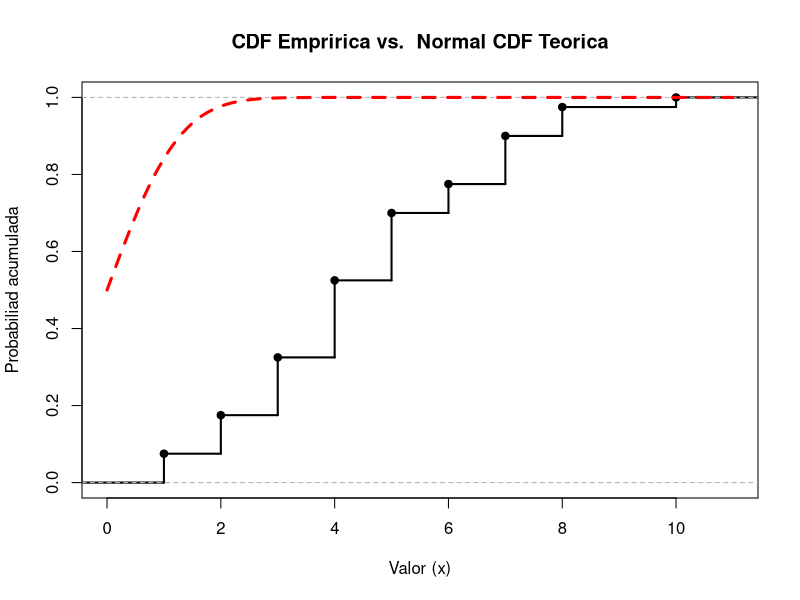
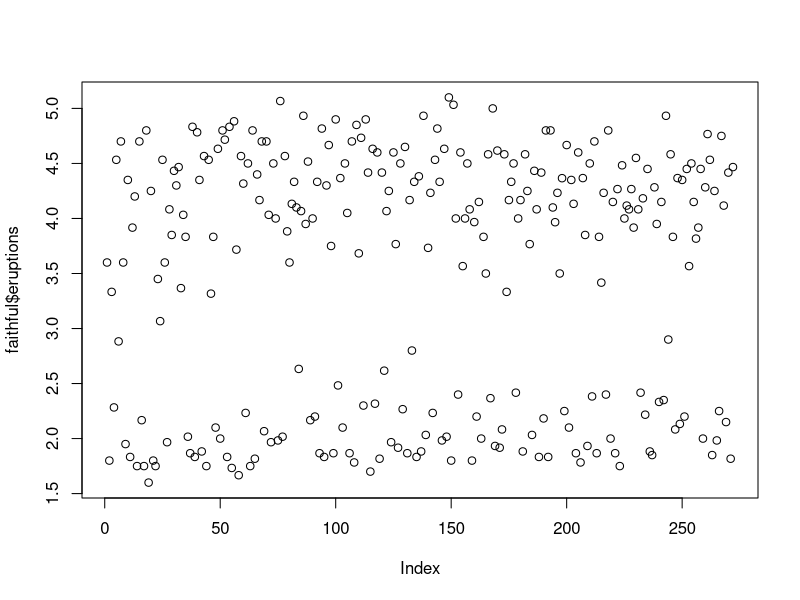
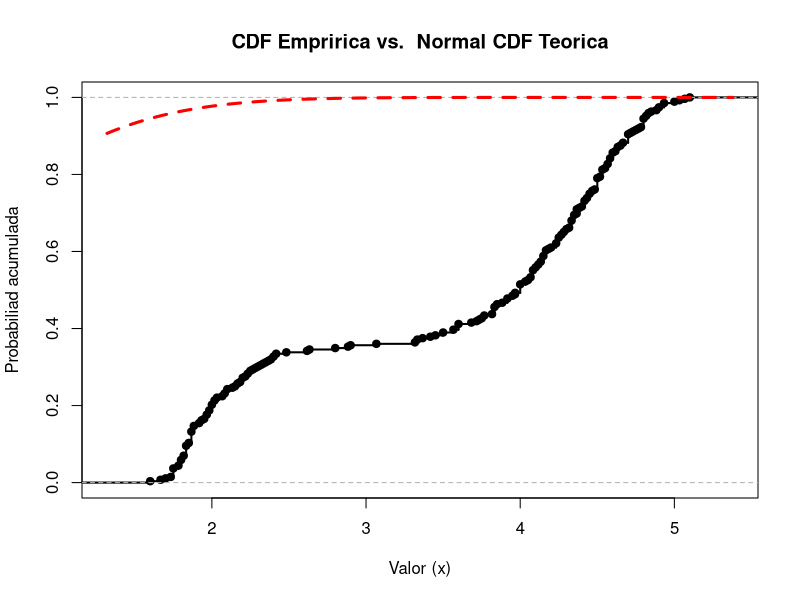
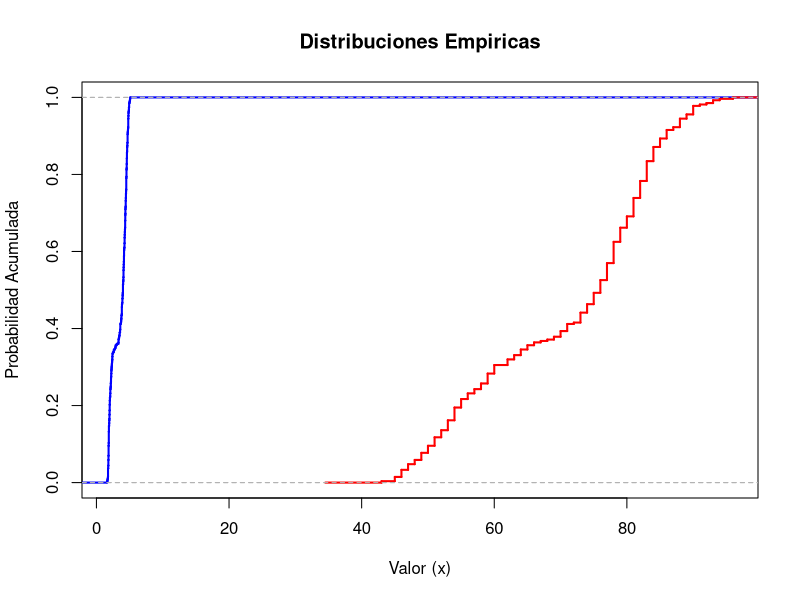
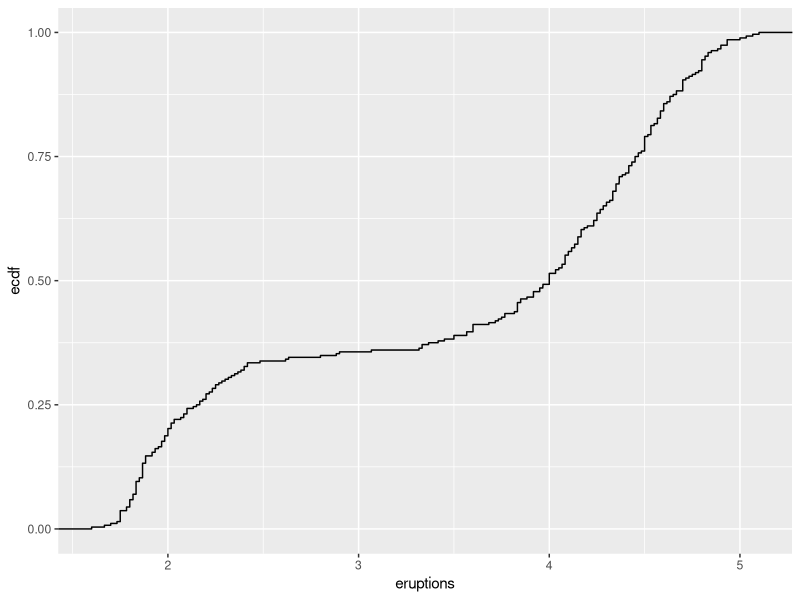
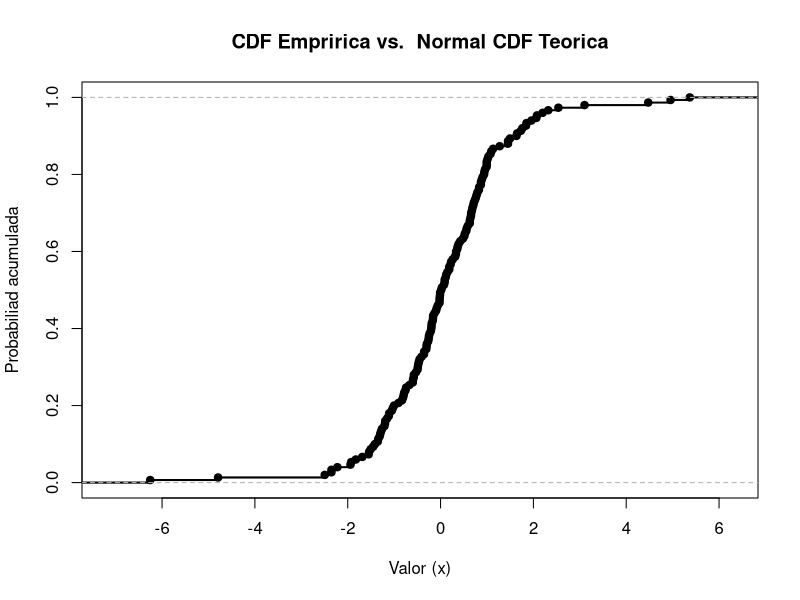
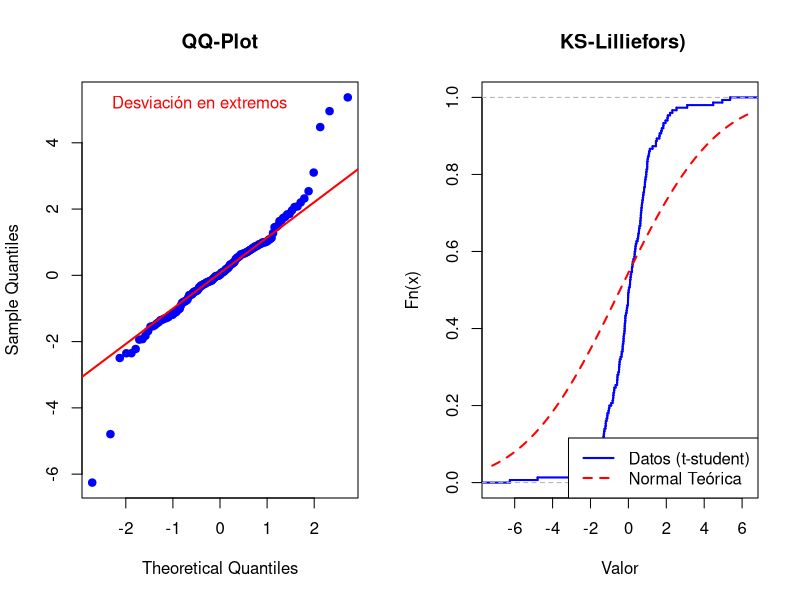
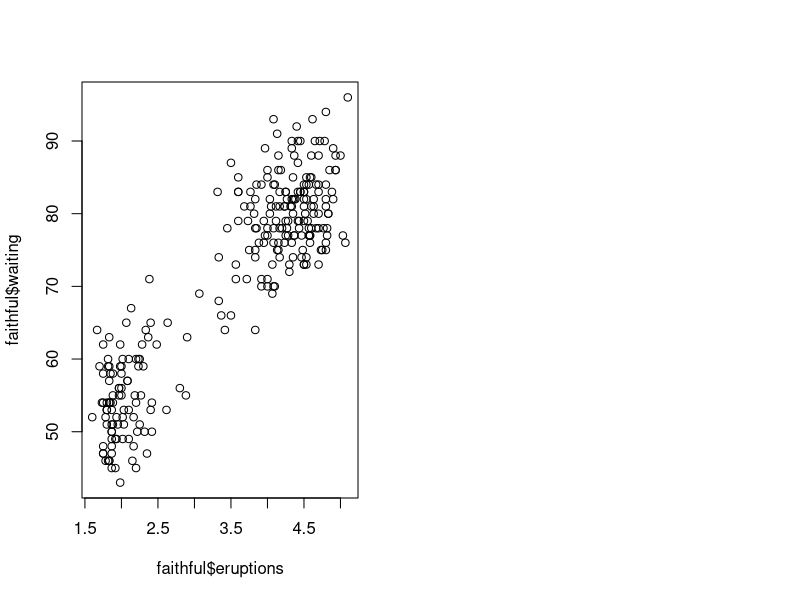

Write R code to recreate these figures, in order.
library(tidyverse)
library(goftest)
library(nortest)
library(ggplot2)
library(psych)

set.seed(123)
n <- 40               
x <- rpois(n,lambda = 4 )

#Creamos la funcion empirica
emp_func <- ecdf(x)


#Graficamos
plot(emp_func, 
     main = "CDF Empririca vs.  Normal CDF Teorica",
     xlab = "Valor (x)", 
     ylab = "Probabiliad acumulada",
     lwd = 2,               
     col = "black",         
     verticals = TRUE,      
     do.points = TRUE,      
     pch = 19)              

#Añadimos la dist normal
curve(pnorm(x, mean=0, sd=1), 
      add = TRUE,           
      col = "red",          
      lwd = 3,              
      lty = 2)              






#####KS TEST#3

data(faithful)
datos<-faithful


plot(faithful$eruptions)

describe(faithful$eruptions)


###Queremos probar Normalidad 

ecdf_erup <- ecdf(datos$eruptions)

#Graficamos

plot(ecdf_erup, 
     main = "CDF Empririca vs.  Normal CDF Teorica",
     xlab = "Valor (x)", 
     ylab = "Probabiliad acumulada",
     lwd = 2,               
     col = "black",         
     verticals = TRUE,      
     do.points = TRUE,      
     pch = 19)              

#Añadimos la dist normal
curve(pnorm(x, mean=0, sd=1), 
      add = TRUE,           
      col = "red",          
      lwd = 3,              
      lty = 2)              



####Para comparar dos distribuciones
limites_x <- range(c(datos$eruptions, datos$waiting))


plot(ecdf(datos$eruptions), 
     col = "blue", 
     main = "Distribuciones Empiricas",
     xlab = "Valor (x)", 
     ylab = "Probabilidad Acumulada",
     verticals = TRUE, 
     do.points = FALSE,
     xlim = limites_x,
     lwd = 2)

plot(ecdf(datos$waiting), 
     col = "red", 
     add = TRUE,        
     verticals = TRUE, 
     do.points = FALSE,
     lwd = 2)



ggplot(datos, aes(eruptions)) + stat_ecdf(geom = "step")


###Simulacion

library(tseries)
n_1<-150

x <- rt(n_1, 4)

plot(ecdf(x), 
     main = "CDF Empririca vs.  Normal CDF Teorica",
     xlab = "Valor (x)", 
     ylab = "Probabiliad acumulada",
     lwd = 2,               
     col = "black",         
     verticals = TRUE,      
     do.points = TRUE,      
     pch = 19)     



ks_test<-ks.test(x, pnorm)

ks_test




sw_test <- shapiro.test(x)
sw_test


library(psych)
describe(x)

lillie_test <- lillie.test(x)
lillie_test

# Anderson-Darling (sensible a las colas)
ad_test <- ad.test(x)
ad_test
# D) Jarque-Bera (Asimetría y Kurtosis)
jb_test <- jarque.bera.test(x)
jb_test


##Graficamos


par(mfrow = c(1, 2)) 

# Gráfico 1: QQ-Plot 
qqnorm(x, main = "QQ-Plot", pch = 19, col = "blue")
qqline(x, col = "red", lwd = 2)
legend("topleft", legend = "Desviación en extremos", bty="n", text.col="red")

# Gráfico 2: ECDF vs Teórica 
plot(ecdf(x), main = " KS-Lilliefors)", 
     col = "blue", verticals = TRUE, do.points = FALSE, lwd = 2,
     xlab = "Valor", ylab = "Fn(x)")

curve(pnorm(x, mean = mean(x), sd = sd(x)), add = TRUE, col = "red", lty = 2, lwd = 2)


legend("bottomright", legend = c("Datos (t-student)", "Normal Teórica"), 
       col = c("blue", "red"), lty = 1:2, lwd = 2)




cor(faithful$eruptions, faithful$waiting, method = "kendall")


plot(faithful$eruptions, faithful$waiting)
